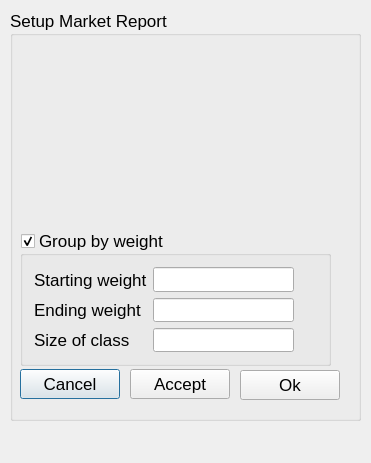
<?xml version="1.0" encoding="UTF-8"?>
<ui version="4.0">
 <class>MarketReportSetupDialog</class>
 <widget class="QDialog" name="MarketReportSetupDialog">
  <property name="windowModality">
   <enum>Qt::ApplicationModal</enum>
  </property>
  <property name="geometry">
   <rect>
    <x>0</x>
    <y>0</y>
    <width>371</width>
    <height>463</height>
   </rect>
  </property>
  <property name="font">
   <font>
    <pointsize>13</pointsize>
   </font>
  </property>
  <property name="windowTitle">
   <string>Setup Market Report</string>
  </property>
  <widget class="Q3GroupBox" name="groupBox22">
   <property name="geometry">
    <rect>
     <x>10</x>
     <y>10</y>
     <width>351</width>
     <height>411</height>
    </rect>
   </property>
   <property name="title">
    <string>Setup Market Report</string>
   </property>
   <widget class="Q3Table" name="sortTable">
    <property name="geometry">
     <rect>
      <x>10</x>
      <y>30</y>
      <width>311</width>
      <height>180</height>
     </rect>
    </property>
    <property name="numRows">
     <number>6</number>
    </property>
    <property name="numCols">
     <number>2</number>
    </property>
    <row>
     <property name="text">
      <string>1</string>
     </property>
    </row>
    <row>
     <property name="text">
      <string>2</string>
     </property>
    </row>
    <row>
     <property name="text">
      <string>3</string>
     </property>
    </row>
    <row>
     <property name="text">
      <string>4</string>
     </property>
    </row>
    <row>
     <property name="text">
      <string>5</string>
     </property>
    </row>
    <row>
     <property name="text">
      <string>6</string>
     </property>
    </row>
    <column>
     <property name="text">
      <string>Sort By</string>
     </property>
    </column>
    <column>
     <property name="text">
      <string>Descending?</string>
     </property>
    </column>
   </widget>
   <widget class="QPushButton" name="cancelButton">
    <property name="geometry">
     <rect>
      <x>10</x>
      <y>359</y>
      <width>100</width>
      <height>30</height>
     </rect>
    </property>
    <property name="text">
     <string>Cancel</string>
    </property>
   </widget>
   <widget class="QPushButton" name="acceptButton">
    <property name="geometry">
     <rect>
      <x>120</x>
      <y>359</y>
      <width>100</width>
      <height>30</height>
     </rect>
    </property>
    <property name="text">
     <string>Accept</string>
    </property>
   </widget>
   <widget class="QPushButton" name="okButton">
    <property name="geometry">
     <rect>
      <x>230</x>
      <y>360</y>
      <width>100</width>
      <height>30</height>
     </rect>
    </property>
    <property name="text">
     <string>Ok</string>
    </property>
   </widget>
   <widget class="QGroupBox" name="groupByWeightGroupBox">
    <property name="geometry">
     <rect>
      <x>10</x>
      <y>220</y>
      <width>311</width>
      <height>136</height>
     </rect>
    </property>
    <property name="title">
     <string>Group by weight</string>
    </property>
    <property name="checkable">
     <bool>true</bool>
    </property>
    <layout class="QGridLayout" name="gridLayout_2">
     <item row="0" column="0">
      <layout class="QGridLayout" name="gridLayout">
       <item row="0" column="0">
        <widget class="QLabel" name="label">
         <property name="text">
          <string>Starting weight</string>
         </property>
        </widget>
       </item>
       <item row="0" column="1">
        <widget class="QLineEdit" name="startWeightEdit"/>
       </item>
       <item row="1" column="0">
        <widget class="QLabel" name="label_2">
         <property name="text">
          <string>Ending weight</string>
         </property>
        </widget>
       </item>
       <item row="2" column="1">
        <widget class="QLineEdit" name="sizeEdit"/>
       </item>
       <item row="1" column="1">
        <widget class="QLineEdit" name="endWeightEdit"/>
       </item>
       <item row="2" column="0">
        <widget class="QLabel" name="label_3">
         <property name="text">
          <string>Size of class  </string>
         </property>
        </widget>
       </item>
       <item row="0" column="2">
        <spacer name="horizontalSpacer">
         <property name="orientation">
          <enum>Qt::Horizontal</enum>
         </property>
         <property name="sizeHint" stdset="0">
          <size>
           <width>40</width>
           <height>20</height>
          </size>
         </property>
        </spacer>
       </item>
      </layout>
     </item>
    </layout>
   </widget>
  </widget>
 </widget>
 <layoutdefault spacing="6" margin="11"/>
 <pixmapfunction>qPixmapFromMimeSource</pixmapfunction>
 <customwidgets>
  <customwidget>
   <class>Q3GroupBox</class>
   <extends>QGroupBox</extends>
   <header>Qt3Support/Q3GroupBox</header>
   <container>1</container>
  </customwidget>
  <customwidget>
   <class>Q3Frame</class>
   <extends>QFrame</extends>
   <header>Qt3Support/Q3Frame</header>
   <container>1</container>
  </customwidget>
  <customwidget>
   <class>Q3Table</class>
   <extends>Q3Frame</extends>
   <header>q3table.h</header>
   <container>1</container>
  </customwidget>
 </customwidgets>
 <tabstops>
  <tabstop>sortTable</tabstop>
  <tabstop>groupByWeightGroupBox</tabstop>
  <tabstop>startWeightEdit</tabstop>
  <tabstop>endWeightEdit</tabstop>
  <tabstop>sizeEdit</tabstop>
  <tabstop>cancelButton</tabstop>
  <tabstop>acceptButton</tabstop>
  <tabstop>okButton</tabstop>
 </tabstops>
 <includes>
  <include location="local">dao/setupdao.h</include>
 </includes>
 <resources/>
 <connections/>
</ui>
